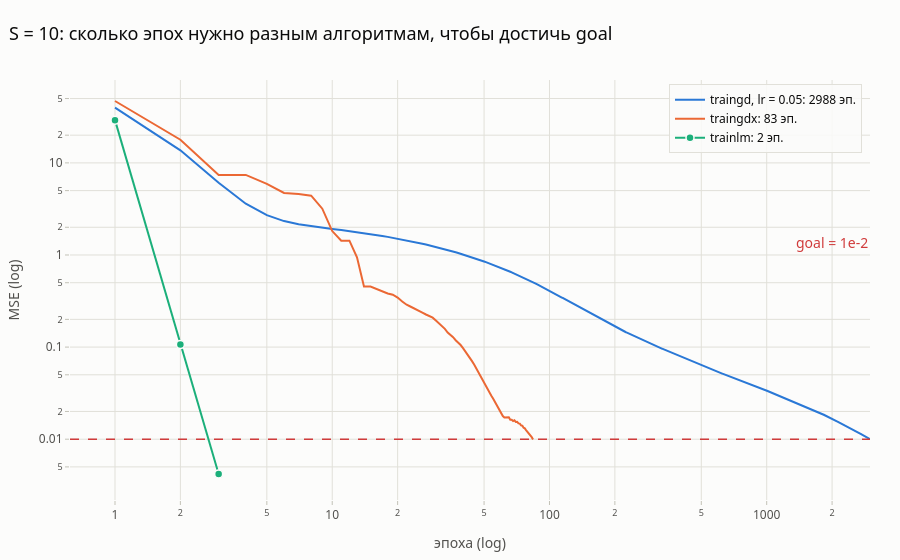

Notebook source saved alongside this figure:
### Code cell
# Сравнение скорости сходимости алгоритмов при S = 10 (типичный запуск)
algo_series = [('traingd, lr = 0.05', series_gd_long), ('traingdx', series_gdx), ('trainlm', series_lm)]
fig = go.Figure()
for k, (name, ser) in enumerate(algo_series):
    pr = median_run(ser[10])['rec'].perf
    fig.add_trace(go.Scatter(x=np.arange(1, len(pr) + 1), y=pr, mode='lines+markers' if len(pr) < 30 else 'lines',
                             name=f'{name}: {len(pr) - 1} эп.', line=dict(color=PALETTE[k], width=2),
                             marker=dict(size=8, line=dict(color=SURFACE, width=1.5)),
                             hovertemplate=f'{name}<br>' + 'эпоха %{x}<br>MSE = %{y:.4g}<extra></extra>'))
fig.add_hline(y=1e-2, line=dict(color=GOAL_COLOR, dash='dash', width=1.5),
              annotation_text='goal = 1e-2', annotation_position='top right', annotation_font_color=GOAL_COLOR)
fig.update_layout(title='S = 10: сколько эпох нужно разным алгоритмам, чтобы достичь goal',
                  xaxis_title='эпоха (log)', yaxis_title='MSE (log)', xaxis_type='log', yaxis_type='log',
                  legend=dict(x=0.99, xanchor='right', y=0.99))
save(fig, '07_algorithms_convergence')
fig.show()

### Figure 1 — Plotly figure (JSON) as saved in the notebook; plotly's stock layout.template omitted (floating-point values rounded to 4 significant figures; data arrays with more than 128 entries replaced by an {"elided": "..."} marker saying what was removed)
{"data": [{"hovertemplate": "traingd, lr = 0.05<br>эпоха %{x}<br>MSE = %{y:.4g}<extra></extra>", "line": {"color": "#2a78d6", "width": 2}, "marker": {"line": {"color": "#fcfcfb", "width": 1.5}, "size": 8}, "mode": "lines", "name": "traingd, lr = 0.05: 2988 эп.", "type": "scatter", "x": {"elided": "2989 int values"}, "y": {"elided": "2989 float values"}}, {"hovertemplate": "traingdx<br>эпоха %{x}<br>MSE = %{y:.4g}<extra></extra>", "line": {"color": "#eb6834", "width": 2}, "marker": {"line": {"color": "#fcfcfb", "width": 1.5}, "size": 8}, "mode": "lines", "name": "traingdx: 83 эп.", "type": "scatter", "x": [1, 2, 3, 4, 5, 6, 7, 8, 9, 10, 11, 12, 13, 14, 15, 16, 17, 18, 19, 20, 21, 22, 23, 24, 25, 26, 27, 28, 29, 30, 31, 32, 33, 34, 35, 36, 37, 38, 39, 40, 41, 42, 43, 44, 45, 46, 47, 48, 49, 50, 51, 52, 53, 54, 55, 56, 57, 58, 59, 60, 61, 62, 63, 64, 65, 66, 67, 68, 69, 70, 71, 72, 73, 74, 75, 76, 77, 78, 79, 80, 81, 82, 83, 84], "y": [47.0, 17.85, 7.399, 7.399, 5.913, 4.714, 4.6, 4.41, 3.183, 1.819, 1.428, 1.431, 0.9442, 0.4552, 0.4552, 0.427, 0.3974, 0.3825, 0.3703, 0.3451, 0.3127, 0.2884, 0.2742, 0.2622, 0.2492, 0.2367, 0.2258, 0.2177, 0.2088, 0.1943, 0.18, 0.1704, 0.1579, 0.144, 0.1362, 0.1281, 0.1186, 0.1123, 0.1053, 0.09739, 0.09012, 0.08359, 0.0762, 0.07042, 0.06459, 0.05862, 0.05374, 0.04825, 0.04409, 0.04023, 0.03715, 0.03461, 0.03218, 0.02968, 0.02758, 0.02554, 0.02392, 0.02227, 0.02093, 0.01929, 0.01784, 0.01717, 0.01717, 0.01717, 0.01731, 0.01622, 0.01622, 0.01573, 0.01604, 0.01536, 0.01545, 0.01485, 0.01477, 0.01413, 0.01401, 0.01333, 0.01311, 0.01256, 0.01211, 0.01176, 0.0112, 0.01076, 0.01045, 0.009912]}, {"hovertemplate": "trainlm<br>эпоха %{x}<br>MSE = %{y:.4g}<extra></extra>", "line": {"color": "#1baf7a", "width": 2}, "marker": {"line": {"color": "#fcfcfb", "width": 1.5}, "size": 8}, "mode": "lines+markers", "name": "trainlm: 2 эп.", "type": "scatter", "x": [1, 2, 3], "y": [29.12, 0.1066, 0.004188]}], "layout": {"annotations": [{"font": {"color": "#d03b3b"}, "showarrow": false, "text": "goal = 1e-2", "x": 1, "xanchor": "right", "xref": "x domain", "y": 0.01, "yanchor": "bottom", "yref": "y"}], "legend": {"x": 0.99, "xanchor": "right", "y": 0.99}, "shapes": [{"line": {"color": "#d03b3b", "dash": "dash", "width": 1.5}, "type": "line", "x0": 0, "x1": 1, "xref": "x domain", "y0": 0.01, "y1": 0.01, "yref": "y"}], "title": {"text": "S = 10: сколько эпох нужно разным алгоритмам, чтобы достичь goal"}, "xaxis": {"title": {"text": "эпоха (log)"}, "type": "log"}, "yaxis": {"title": {"text": "MSE (log)"}, "type": "log"}}}
